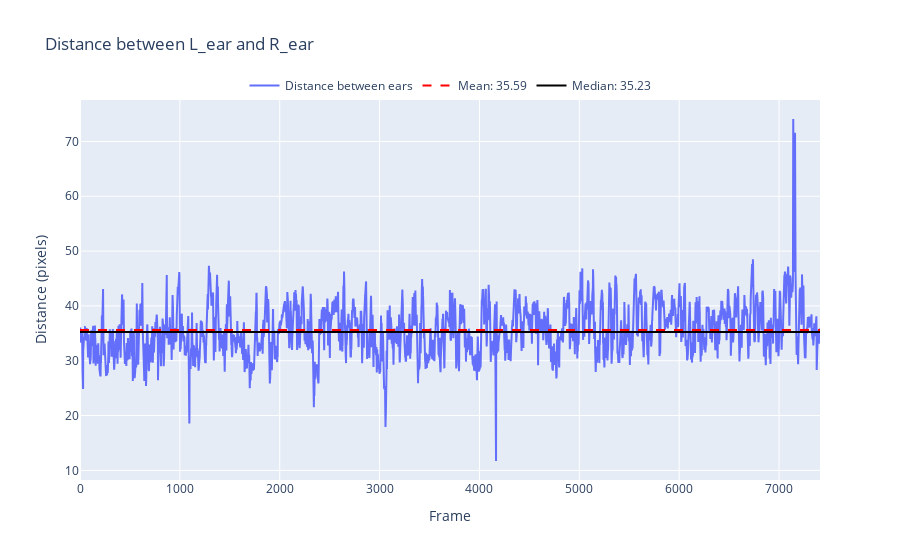

Notebook code for this chart:
### Markdown cell above
---
#### 5. (Optional, but recommended) If we want to scale our data from pixels to cm, we can use a measured distance between two bodyparts (e.g. the distance between both ears).

### Code cell
# plot scale
scale = rst.find_scale_factor(df_smooth, measured_dist, measured_points, print_results=True)

### Figure 1 — Plotly figure (JSON) as saved in the notebook; plotly's stock layout.template omitted (floating-point values rounded to 4 significant figures; data arrays with more than 128 entries replaced by an {"elided": "..."} marker saying what was removed)
{"data": [{"mode": "lines", "name": "Distance between ears", "type": "scatter", "y": {"elided": "7411 float values"}}, {"line": {"color": "red", "dash": "dash"}, "mode": "lines", "name": "Mean: 35.59", "type": "scatter", "y": {"elided": "7411 float values"}}, {"line": {"color": "black"}, "mode": "lines", "name": "Median: 35.23", "type": "scatter", "y": {"elided": "7411 float values"}}], "layout": {"legend": {"orientation": "h", "x": 0.5, "xanchor": "center", "y": 1, "yanchor": "bottom"}, "title": {"text": "Distance between L_ear and R_ear"}, "xaxis": {"title": {"text": "Frame"}}, "yaxis": {"title": {"text": "Distance (pixels)"}}}}
